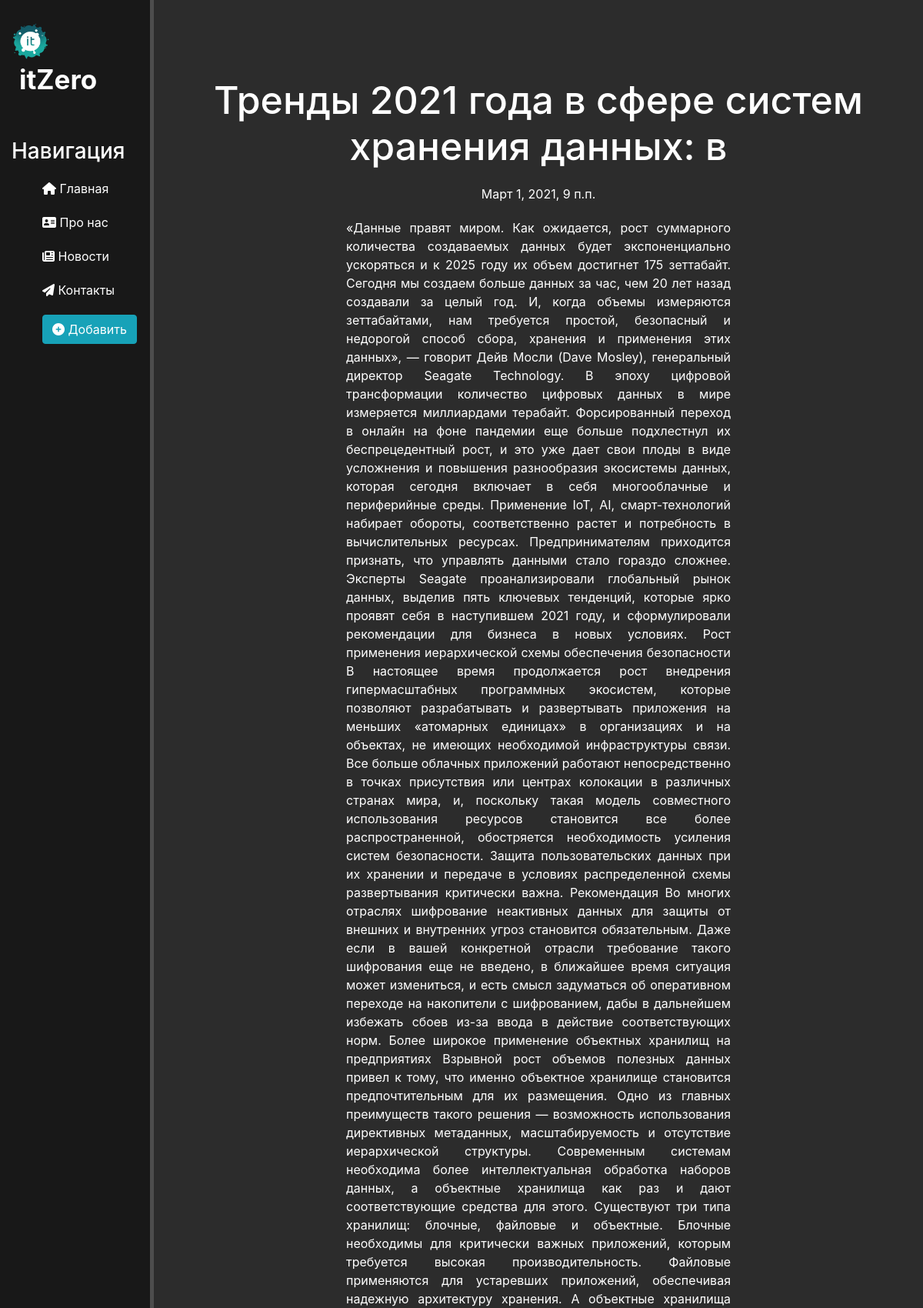
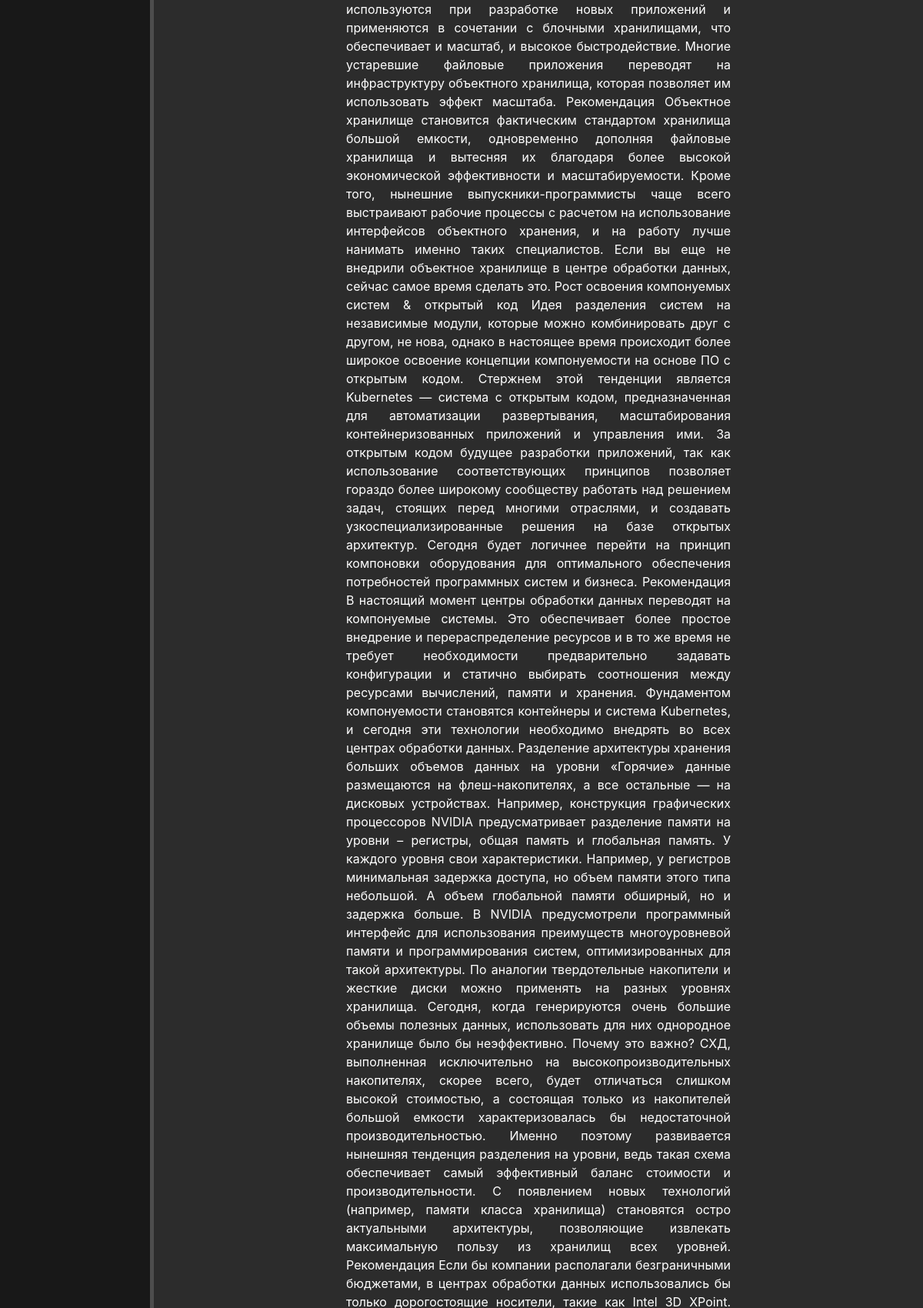
Page /news/26 (upper part) on the committed database (2 pictures, top to bottom).
### news/models.py (models this page shows, shortened)
class Articles(models.Model):
    title = models.CharField('Название', max_length=50, default='')
    anons = models.CharField('Анонс', max_length=250, default='')
    full_text = models.TextField('Статья')
    date = models.DateTimeField(auto_now=True)
    tag = models.CharField('Тег', max_length=20, default='',blank=True)
    class Meta:
        verbose_name = 'Новость'
        verbose_name_plural = 'Новости'

### news/views.py (the view, shortened to what this page needs)
# urls.py: path('<int:pk>', views.NewsDetailView.as_view(), name='news-detail'),
class NewsDetailView(FormMixin, DetailView):
    model = Articles
    template_name = 'news/details_view.html'
    context_object_name = 'article'
    form_class = CommentForm
    success_msg = 'Коментарий успешно создан'

### news/templates/news/details_view.html (shortened to what this page needs)
{% extends 'main/layout.html' %}
{% block content %}
    <div class="features">
        <h1>{{ article.title }}</h1>
        <p>{{ article.date }}</p>
        <p class="text-justify">{{ article.full_text }}</p>
    </div>
{% endblock %}

### main/static/main/css/main.css (style rules this page uses)
body { background: #2c2c2c; }
main .features { color: #fff; margin-top: 100px; text-align: center; }
main .features h1 { font-size: 50px; }
main .features p { max-width: 500px; margin: 20px auto; }

### rows in the picture
Articles: title "Тренды 2021 года в сфере систем хранения данных: в", date "Март 1, 2021, 9 п.п."
